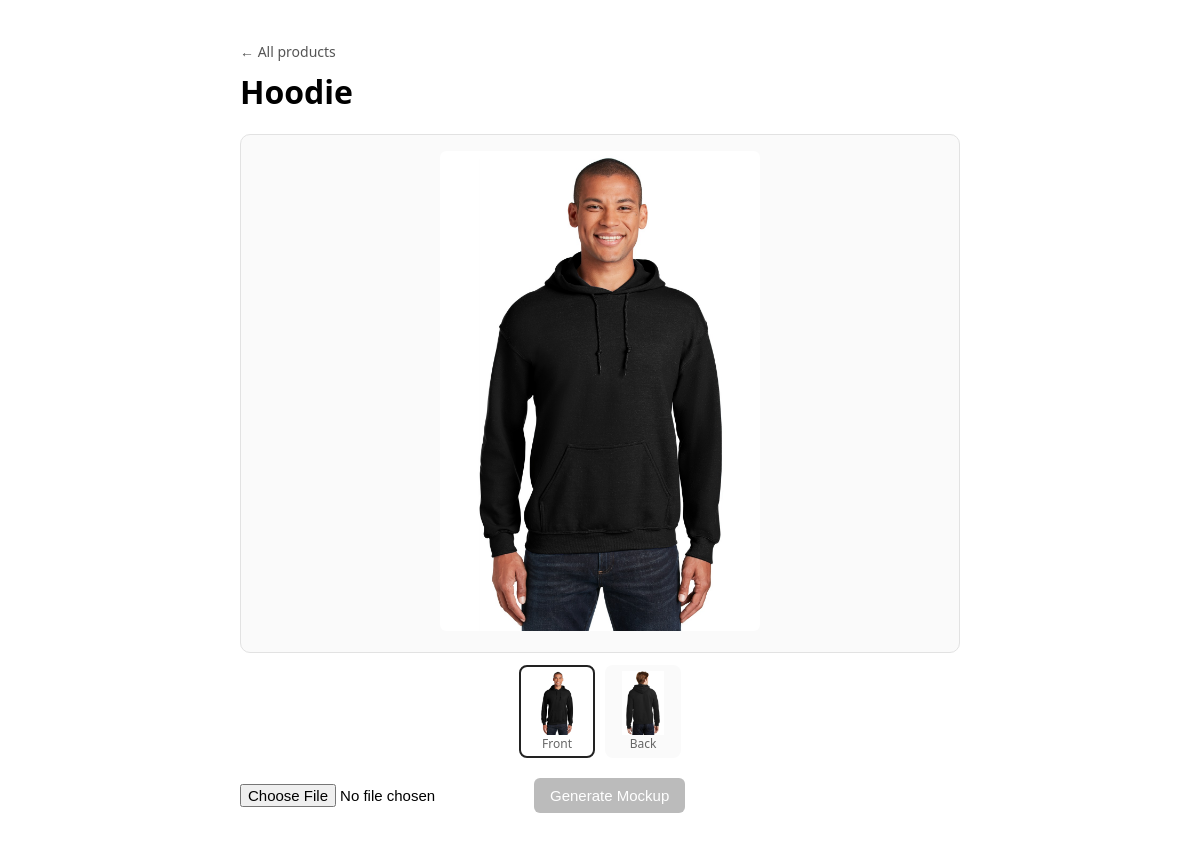
/products/hoodie/, run on the app's committed database.
### customizer/models.py (models this page shows, shortened)
class Product(models.Model):
    name = models.CharField(max_length=120)
    slug = models.SlugField(unique=True)
    created_at = models.DateTimeField(auto_now_add=True)
    @property
    def primary_image(self):
        images = list(self.images.all())
        if not images:
            return None
        for img in images:
            if img.view == "front":
                return img
        return images[0]

class ProductImage(models.Model):
    VIEW_CHOICES = [("front", "Front"), ("back", "Back"), ("side", "Side")]
    product = models.ForeignKey(Product, related_name="images", on_delete=models.CASCADE)
    view = models.CharField(max_length=10, choices=VIEW_CHOICES)
    base_image = models.ImageField(upload_to="products/%Y/%m/")
    print_area_x = models.PositiveIntegerField()
    print_area_y = models.PositiveIntegerField()
    print_area_w = models.PositiveIntegerField()
    print_area_h = models.PositiveIntegerField()
    max_tilt_deg = models.FloatField(default=18.0)
    updated_at = models.DateTimeField(auto_now=True)
    class Meta:
        unique_together = ("product", "view")

### customizer/views.py (the view)
# urls.py: path("products/<slug:slug>/", product_detail_page, name="product-detail-page"),
def product_detail_page(request, slug):
    product = get_object_or_404(
        Product.objects.prefetch_related("images"), slug=slug
    )
    return render(request, "customizer/product_detail.html", {"product": product})

### customizer/templates/customizer/product_detail.html (shortened to what this page needs)
<!DOCTYPE html>
<html lang="en">
<head>
</head>
<body>
  <a class="back" href="{% url 'product-list-page' %}">&larr; All products</a>
  <h1>{{ product.name }}</h1>
  <div id="heroWrap">
    {% if product.primary_image %}
      <img id="heroImage"
           src="{{ product.primary_image.base_image.url }}"
           data-product-image-id="{{ product.primary_image.id }}"
           alt="{{ product.name }}">
    {% else %}
      <div class="placeholder" id="heroImage" data-product-image-id="">
        No product image uploaded yet.
      </div>
    {% endif %}
  </div>
  {% if product.images.count > 1 %}
  <div class="view-picker" id="viewPicker">
    {% for img in product.images.all %}
      <div class="view-thumb {% if img.id == product.primary_image.id %}selected{% endif %}"
           data-image-id="{{ img.id }}"
           data-image-url="{{ img.base_image.url }}">
        <img src="{{ img.base_image.url }}" alt="{{ img.get_view_display }}">
        <div class="label">{{ img.view }}</div>
      </div>
    {% endfor %}
  </div>
  {% endif %}
  <div class="controls">
    <input type="file" id="designFile" accept="image/*">
    <button id="generateBtn" disabled>Generate Mockup</button>
  </div>
  <p id="status"></p>
</body>
</html>

### customizer/templates/customizer/product_detail.html (style rules this page uses)
body { font-family: system-ui, sans-serif; max-width: 720px; margin: 40px auto; padding: 0 16px; }
a.back { color: #555; text-decoration: none; font-size: 14px; }
h1 { margin-top: 8px; }
#heroWrap { background: #fafafa; border: 1px solid #e2e2e2; border-radius: 10px; padding: 16px; text-align: center; }
#heroImage { max-width: 100%; max-height: 480px; border-radius: 6px; }
.view-picker { margin-top: 12px; display: flex; gap: 10px; justify-content: center; flex-wrap: wrap; }
.view-thumb { border: 2px solid transparent; border-radius: 8px; padding: 4px; background: #fafafa; cursor: pointer; }
.view-thumb img { display: block; width: 64px; height: 64px; object-fit: contain; }
.view-thumb .label { font-size: 12px; text-align: center; color: #666; text-transform: capitalize; }
.view-thumb.selected { border-color: #222; background: #fff; }
.controls { margin-top: 20px; display: flex; gap: 10px; flex-wrap: wrap; align-items: center; }
input[type=file] { font-size: 15px; }
button { font-size: 15px; padding: 9px 16px; border: none; border-radius: 6px; background: #222; color: white; cursor: pointer; }
button:disabled { background: #bbb; cursor: not-allowed; }
#status { margin-top: 12px; font-family: monospace; color: #555; min-height: 1.2em; }

### data on the page
Product: name "Hoodie", primary_image.base_image (picture)
ProductImage: base_image (picture), view "Front"
ProductImage: base_image (picture), view "Back"
